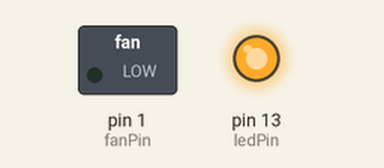
Recording of a sketch running on a simulated Arduino Uno, built with avr-gcc and run on an emulated ATmega328P. On the bench: switched loads named in the sketch (green lamp = pin HIGH), output pins drawn as LEDs (lit = HIGH).

Above: at 0.5 s.
At 7.0 s:
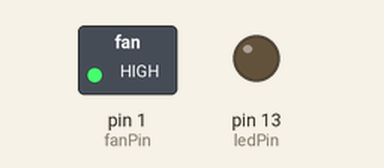
At 13.5 s:
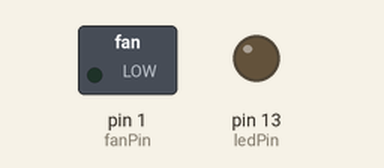
Timing chart, 0 to 15.6 s (numbered marks = the images above):
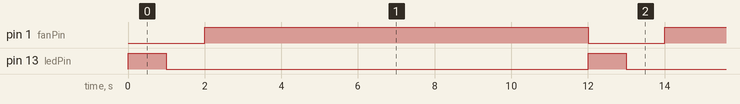

Measured:
- by itself, pin 1 (fanPin): alternates HIGH for 10.0 s and LOW for 2.0 s
- by itself, pin 13 (ledPin): alternates HIGH for 1.0 s and LOW for 11.0 s
- by itself, everything shown: repeats every 12.0 s, in 3 steps

The sketch:

fanTest2.ino
```cpp
const int fanPin = 1;
const int ledPin = 13;

int h = 0;

void setup()
{
  pinMode(fanPin, OUTPUT);
  pinMode(ledPin, OUTPUT);
}

void loop()
{
  digitalWrite(fanPin, LOW);
  //digitalWrite(ledPin, HIGH);

  digitalWrite(ledPin, HIGH);   // sets the LED on
  delay(1000);                  // waits for a second
  digitalWrite(ledPin, LOW);    // sets the LED off
  delay(1000);                  // waits for a second

  digitalWrite(fanPin, HIGH);
  delay(10000);
  //digitalWrite(ledPin, LOW);

}
```
